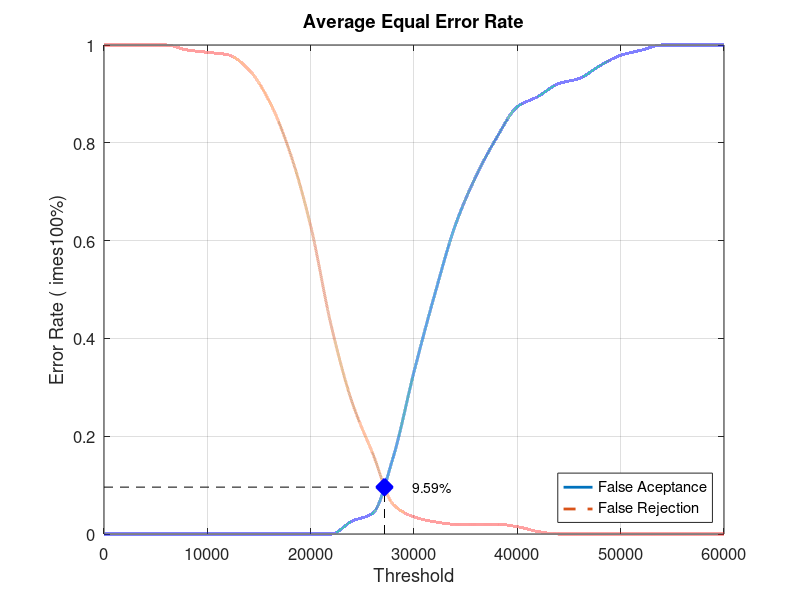
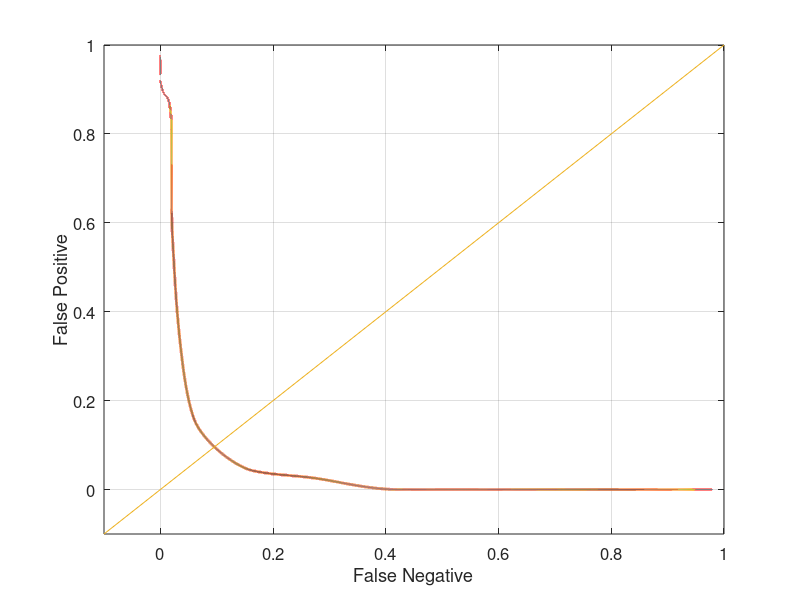

Write the MATLAB code that produced these figures, in order.
close all;
clear;
clc;
x = 0:2000:60000;
xq = 0:0.5:60000;

y0 = [0 0 0 0 0 0 0 0 0 0 0 0 0.0263158 0.0421053 0.157895 0.331579 0.489474 0.631579 0.731579 0.810526 0.873684 0.894737 0.921053 0.931579 0.957895 0.978947 0.989474 1 1 1 1]
yy0 = interp1(x, y0, xq, 'pchip');
y1 = [1 1 1 1 0.99 0.985 0.98 0.95 0.885 0.78 0.63 0.425 0.27 0.165 0.06 0.035 0.025 0.02 0.02 0.02 0.015 0.005 0 0 0 0 0 0 0 0 0]
yy1 = interp1(x, y1, xq, 'pchip');

% Calculating EER: 
y2 = abs(y0 - y1);
find(y2 == min(y2))
yy2 = abs(yy0 - yy1);
xEER = find(yy2 == min(yy2));
xEERIndex = xq(xEER) % X-axis EER
yEER = yy0(xEER) % Y-axis EER

main = figure
plot(xq, yy0,'-','LineWidth', 2);	hold on
plot(xq, yy1,'--','LineWidth', 2);	hold on
plot([xEERIndex xEERIndex], [0 yEER], 'k--');	hold on
plot([0 xEERIndex], [yEER yEER], 'k--');	hold on
plot(xEERIndex, yEER, 'bx', 'LineWidth', 10);	hold on
text(xEERIndex + 10 * xEERIndex / 100, yEER, [num2str(round((10000 * yEER)) / 100) '%'])
legend('False Aceptance', 'False Rejection', 'Location', 'SouthEast')
xlabel('Threshold')
ylabel('Error Rate (	imes100%)')
title('Average Equal Error Rate')
set(gca, 'FontSize', 12)
axis([0 60000 0 1])
grid on

print(main, 'Database3_3Main', '-dpng');
FNRxFPR = figure('Color', [1 1 1]);
plot(yy1, yy0, '-', yy1, yy0, 'LineWidth', 2);
hold on
y = -0.1:0.1:1
plot(y, y); 
set(gca, 'FontSize', 12)
xlabel('False Negative')
ylabel('False Positive')
axis([-0.1 1 -0.1 1])
set(gca, 'FontSize', 12)
grid on

print(FNRxFPR, 'Database3_3FNRxFPR','-dpng');
